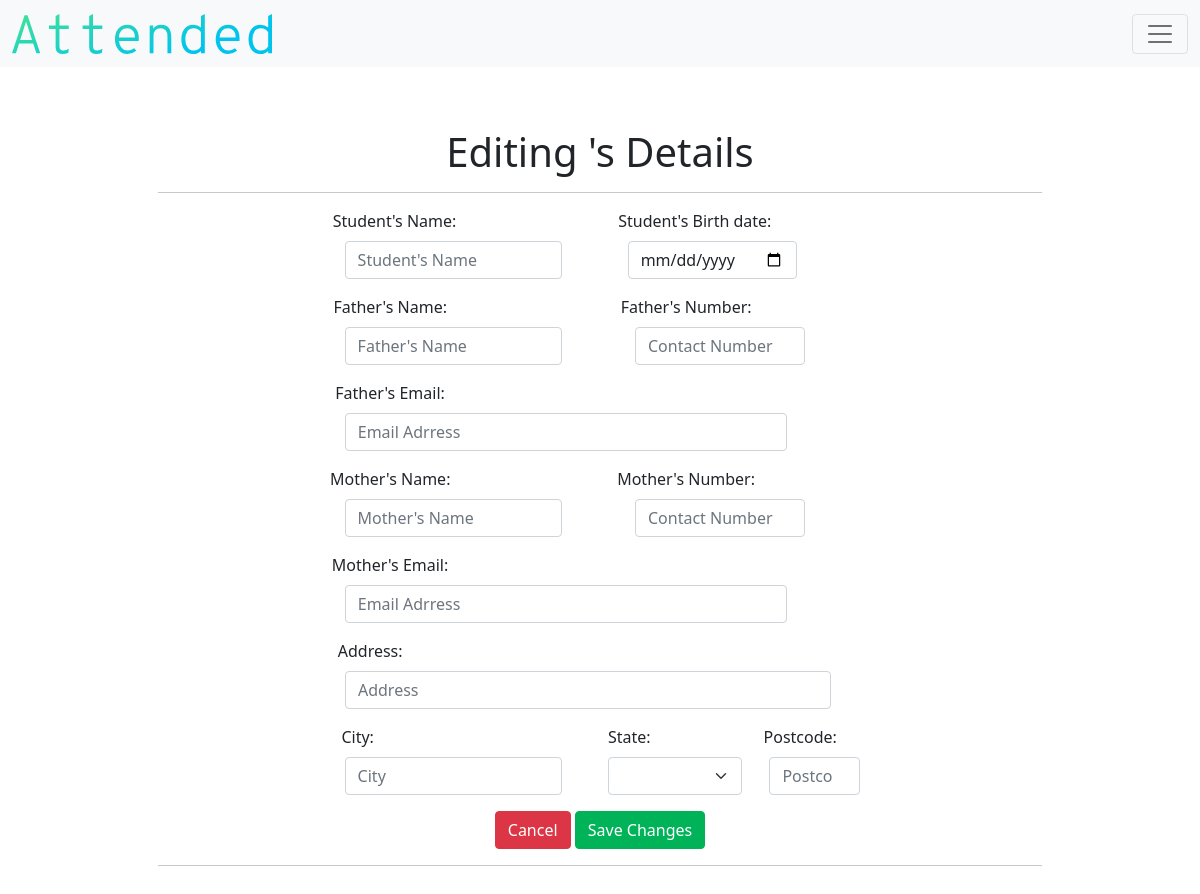
/detail-class-edit-student/13 (signed in), run on an earlier commit of the app's database.
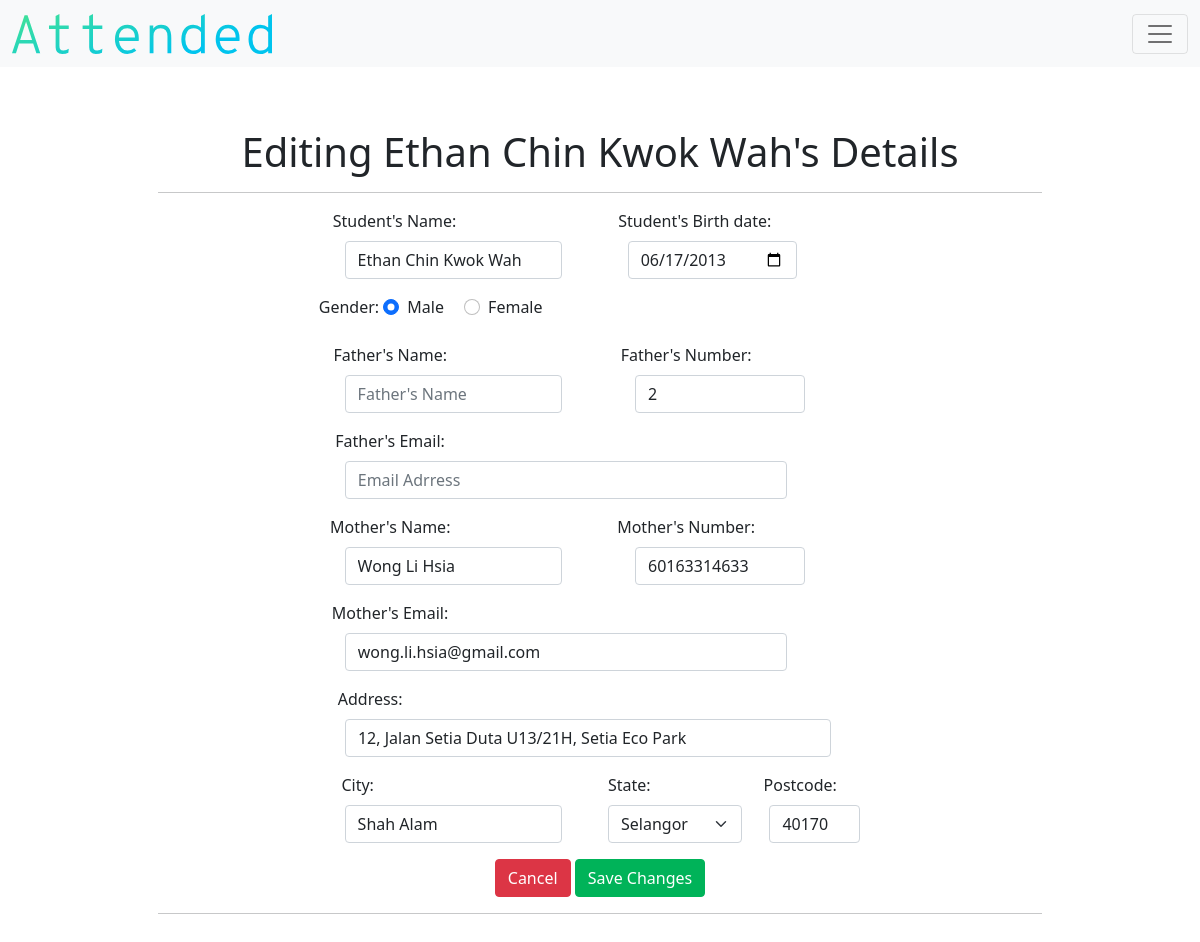
And on a later commit of the database.
### models.py (models this page shows)
class Student(db.Model):
    __tablename__ = "student"
    id = db.Column(db.Integer, primary_key=True)
    teacher_id = db.Column(db.Integer, db.ForeignKey("teacher.id"))
    class_id = db.Column(db.Integer, nullable=True, default=0)
    name = db.Column(db.String(), nullable=False)
    birth = db.Column(db.String(),nullable=False)
    age = db.Column(db.Integer(), nullable=False)
    gender = db.Column(db.String(), nullable=False)
    parent = db.Column(db.String(), nullable=True)
    parent2 = db.Column(db.String(), nullable=True)
    number = db.Column(db.Integer, nullable=True)
    number2 = db.Column(db.Integer, nullable=True)
    email = db.Column(db.String(), nullable=True)
    email2 = db.Column(db.String(), nullable=True)
    address = db.Column(db.String(), nullable=False)
    city = db.Column(db.String(), nullable=False)
    state = db.Column(db.String(), nullable=False)
    postcode = db.Column(db.Integer, nullable=False)
    attend_count = db.Column(db.Integer, nullable=True, default=0)
    student_attends = db.relationship("Attendance", backref="student_attend")

### application.py (the view)
@app.route("/detail-class-edit-student/<string:id>", methods=["GET","POST"])
def detail_class_edit_student(id):
    form_edit_student = EditStudents()
    student = db.session.query(Student).filter_by(id=id).first()
    teacher = current_user.get_id()
    teacher_object = db.session.query(Teacher).filter_by(id=teacher).first()
    if not current_user.is_authenticated:
        return redirect("/login")
    else:
        if form_edit_student.validate_on_submit():
            student.name = request.form.get("name")
            dob = request.form.get("dob")
            option = request.form.get("gender")
            student.parent = request.form.get("parent_name")
            student.number = request.form.get("parent_number")
            student.email = request.form.get("parent_email")
            student.parent2 = request.form.get("parent2_name")
            student.number2 = request.form.get("parent2_number")
            student.email2 = request.form.get("parent2_email")
            student.address = request.form.get("address")
            student.city = request.form.get("city")
            student.state = request.form.get("state")
            student.postcode = request.form.get("postcode")
            today = datetime.today()
            birthdate = datetime.strptime(dob, '%Y-%m-%d')
            student.age = today.year - birthdate.year
            student.birth = dob
            if option == "option1":
                student.gender = "Male"
                db.session.flush()
            else:
                student.gender = "Female"
                db.session.flush()
            db.session.merge(student)
            db.session.commit()
            flash("Succesfully saved changes.")
            return redirect("/detail-class-student/"+ str(student.id))
        else:
            return render_template("detail-class-edit-student.html", student=student, form=form_edit_student, states=states, teacher=teacher_object)

### form.py (shortened to what this page needs)
class EditStudents(FlaskForm):
    name = StringField(validators=[InputRequired()])
    dob = DateField(validators=[InputRequired()])
    parent_name = StringField()
    parent_number = IntegerField()
    parent_email = StringField()
    parent2_name = StringField()
    parent2_number = IntegerField()
    parent2_email = StringField()
    address = StringField(validators=[InputRequired()])
    city = StringField(validators=[InputRequired()])
    postcode = IntegerField(validators=[InputRequired()])

### application.py (called while the page is built)
@login.user_loader
def load_user(id):
    return Teacher.query.get(id)

### templates/detail-class-edit-student.html (shortened to what the changed rows need)
{% extends "layout.html" %}
{% block main %}
        <h1>Editing {{student.name}}'s Details</h1>
                <hr>
        <form class="row g-3" action="/detail-class-edit-student/{{student.id}}" method="post">
                <div class="col-md-6">
                        <label for="formGroupExampleInput" class="form-label" id="label-add-student-name">Student's Name:</label>
                        {{ form.name(class="form-control", placeholder="Student's Name", autocomplete="off", id="add-student-name", value=student.name) }}
                </div>
                <div class="col-md-6">
                        <label for="formGroupExampleInput" class="form-label" id="label-add-student-dob">Student's Birth date:</label>
                        {{ form.dob(class="form-control", autocomplete="off", id="add-student-dob", value=student.birth)}}
                </div>
                {% if student.gender == "Male" %}
                <div class="col-md-12">
                        <label for="formGroupExampleInput" class="form-label" id="label-add-student-gender">Gender:</label>
                        <div class="form-check form-check-inline">
                          <input class="form-check-input" type="radio" name="gender" id="gender" value="option1" checked>
                          <label class="form-check-label" for="inlineRadio1">Male</label>
                        </div>
                        <div class="form-check form-check-inline">
                           <input class="form-check-input" type="radio" name="gender" id="inlineRadio2" value="option2">
                           <label class="form-check-label" for="inlineRadio2">Female</label>
                        </div>
                </div>
                {% endif %}
                <div class="col-md-6">
                </div>
                <div class="col-md-4">
                        <label for="formGroupExampleInput" class="form-label" id="label-add-student-fnumber">Father's Number:</label>
                        {{ form.parent_number(class="form-control", placeholder="Contact Number", autocomplete="off", id="add-student-fnumber", value=student.number) }}
                </div>
                <div class="col-md-12">
                </div>
                <div class="col-md-6">
                        <label for="formGroupExampleInput" class="form-label" id="label-add-student-fname" >Mother's Name:</label>
                        {{ form.parent2_name(class="form-control", placeholder="Mother's Name", autocomplete="off", id="add-student-fname", value=student.parent2) }}
                </div>
                <div class="col-md-4">
                        <label for="formGroupExampleInput" class="form-label" id="label-add-student-fnumber">Mother's Number:</label>
                        {{ form.parent2_number(class="form-control", placeholder="Contact Number", autocomplete="off", id="add-student-fnumber", value=student.number2) }}
                </div>
                <div class="col-md-12">
                        <label for="formGroupExampleInput" class="form-label" id="label-add-student-femail">Mother's Email:</label>
                        {{ form.parent2_email(class="form-control", placeholder="Email Adrress", autocomplete="off", id="add-student-femail", type="email", value=student.email2) }}
                </div>
                <div class="col-12">
                        <label for="formGroupExampleInput" class="form-label" id="label-add-student-address">Address:</label>
                        {{ form.address(class="form-control", placeholder="Address", autocomplete="off", id="add-student-address", value=student.address) }}
                </div>
                <div class="col-6">
                        <label for="formGroupExampleInput" class="form-label" id="label-add-student-city">City:</label>
                        {{ form.city(class="form-control", placeholder="City", autocomplete="off", id="add-student-city", value=student.city) }}
                </div>
                <div class="col-md-2">
                        <label for="formGroupExampleInput" class="form-label" id="label-add-student-state">State:</label>
                        <select class="form-select" aria-la
                        bel="Default select example" name="state">
                                  <option>{{student.state}}</option>
                                  {% for state in states %}
                                    {% if student.state != state %}
                                      <option>{{state}}</option>
                                    {% endif %}
                                  {% endfor %}
                        </select>
                </div>
                <div class="col-md-2">
                        <label for="formGroupExampleInput" class="form-label" id="label-add-student-postcode">Postcode:</label>
                        {{ form.postcode(class="form-control", placeholder="Postcode", autocomplete="off", id="add-student-postcode", value=student.postcode) }}
                </div>
                <div class="col-12">
                </div>
        </form>
        <hr>
{% endblock %}

What changed in the data, as far as the page shows it:
added Student: name "Ethan Chin Kwok Wah", address "12, Jalan Setia Duta U13/21H, Setia Eco Park", city "Shah Alam", state "Selangor", postcode "40170"
Also different on the page:
form field dob: (not shown) → "06/17/2013"
form field gender: (not shown) → "☑"
form field gender: (not shown) → "☐ Female"
form field parent_number: (not shown) → "2"
form field parent2_name: (not shown) → "Wong Li Hsia"
form field parent2_number: (not shown) → "60163314633"
form field parent2_email: (not shown) → "wong.li.hsia@gmail.com"
text now shown: "Gender: Male Female"
